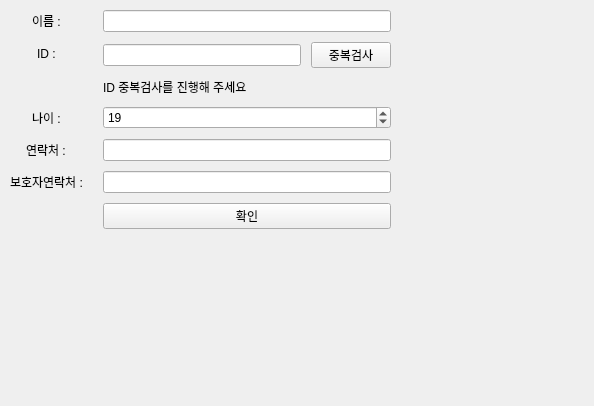
<?xml version="1.0" encoding="UTF-8"?>
<ui version="4.0">
 <class>Form</class>
 <widget class="QWidget" name="Form">
  <property name="geometry">
   <rect>
    <x>0</x>
    <y>0</y>
    <width>594</width>
    <height>406</height>
   </rect>
  </property>
  <property name="windowTitle">
   <string>Form</string>
  </property>
  <widget class="QWidget" name="formLayoutWidget">
   <property name="geometry">
    <rect>
     <x>0</x>
     <y>0</y>
     <width>401</width>
     <height>291</height>
    </rect>
   </property>
   <layout class="QFormLayout" name="formLayout">
    <property name="labelAlignment">
     <set>Qt::AlignCenter</set>
    </property>
    <property name="horizontalSpacing">
     <number>20</number>
    </property>
    <property name="verticalSpacing">
     <number>10</number>
    </property>
    <property name="leftMargin">
     <number>10</number>
    </property>
    <property name="topMargin">
     <number>10</number>
    </property>
    <property name="rightMargin">
     <number>10</number>
    </property>
    <property name="bottomMargin">
     <number>10</number>
    </property>
    <item row="0" column="0">
     <widget class="QLabel" name="label">
      <property name="text">
       <string>이름 :</string>
      </property>
     </widget>
    </item>
    <item row="0" column="1">
     <widget class="QLineEdit" name="InName"/>
    </item>
    <item row="1" column="0">
     <widget class="QLabel" name="label_2">
      <property name="text">
       <string>ID :</string>
      </property>
     </widget>
    </item>
    <item row="1" column="1">
     <layout class="QHBoxLayout" name="horizontalLayout">
      <property name="spacing">
       <number>10</number>
      </property>
      <item>
       <widget class="QLineEdit" name="lnId"/>
      </item>
      <item>
       <widget class="QPushButton" name="btnFindId">
        <property name="text">
         <string>중복검사</string>
        </property>
       </widget>
      </item>
     </layout>
    </item>
    <item row="2" column="0">
     <widget class="QLabel" name="label_3">
      <property name="text">
       <string/>
      </property>
     </widget>
    </item>
    <item row="2" column="1">
     <widget class="QLabel" name="lblChkId">
      <property name="sizePolicy">
       <sizepolicy hsizetype="Preferred" vsizetype="Minimum">
        <horstretch>0</horstretch>
        <verstretch>0</verstretch>
       </sizepolicy>
      </property>
      <property name="text">
       <string>ID 중복검사를 진행해 주세요</string>
      </property>
     </widget>
    </item>
    <item row="3" column="0">
     <widget class="QLabel" name="label_5">
      <property name="text">
       <string>나이 :</string>
      </property>
     </widget>
    </item>
    <item row="3" column="1">
     <widget class="QSpinBox" name="spAge">
      <property name="value">
       <number>19</number>
      </property>
     </widget>
    </item>
    <item row="4" column="0">
     <widget class="QLabel" name="label_11">
      <property name="text">
       <string>연락처 :</string>
      </property>
     </widget>
    </item>
    <item row="4" column="1">
     <widget class="QLineEdit" name="InPNum"/>
    </item>
    <item row="5" column="0">
     <widget class="QLabel" name="label_12">
      <property name="text">
       <string>보호자연락처 :</string>
      </property>
     </widget>
    </item>
    <item row="5" column="1">
     <widget class="QLineEdit" name="InPNum2"/>
    </item>
    <item row="6" column="1">
     <widget class="QPushButton" name="btnOk">
      <property name="text">
       <string>확인</string>
      </property>
     </widget>
    </item>
   </layout>
  </widget>
 </widget>
 <resources/>
 <connections/>
</ui>
